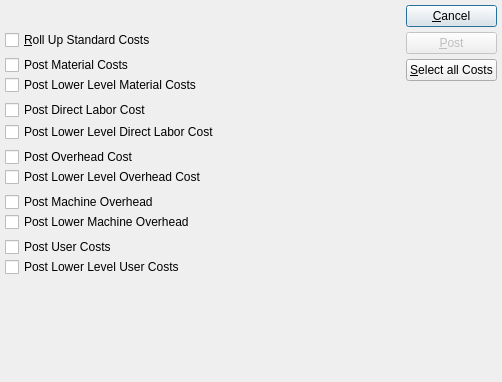
<?xml version="1.0" encoding="UTF-8"?>
<ui version="4.0">
 <comment>This file is part of the xTuple ERP: PostBooks Edition, a free and
open source Enterprise Resource Planning software suite,
Copyright (c) 1999-2019 by OpenMFG LLC, d/b/a xTuple.
It is licensed to you under the Common Public Attribution License
version 1.0, the full text of which (including xTuple-specific Exhibits)
is available at www.xtuple.com/CPAL.  By using this software, you agree
to be bound by its terms.</comment>
 <class>postCostsByItem</class>
 <widget class="QDialog" name="postCostsByItem">
  <property name="geometry">
   <rect>
    <x>0</x>
    <y>0</y>
    <width>502</width>
    <height>382</height>
   </rect>
  </property>
  <property name="windowTitle">
   <string>Post Actual Costs by Item</string>
  </property>
  <layout class="QVBoxLayout">
   <property name="spacing">
    <number>0</number>
   </property>
   <property name="margin">
    <number>5</number>
   </property>
   <item>
    <layout class="QHBoxLayout">
     <property name="spacing">
      <number>7</number>
     </property>
     <item>
      <layout class="QVBoxLayout">
       <property name="spacing">
        <number>5</number>
       </property>
       <item>
        <layout class="QHBoxLayout">
         <property name="spacing">
          <number>0</number>
         </property>
         <item>
          <widget class="ItemCluster" name="_item"/>
         </item>
         <item>
          <spacer>
           <property name="orientation">
            <enum>Qt::Horizontal</enum>
           </property>
           <property name="sizeType">
            <enum>QSizePolicy::Expanding</enum>
           </property>
           <property name="sizeHint" stdset="0">
            <size>
             <width>20</width>
             <height>20</height>
            </size>
           </property>
          </spacer>
         </item>
        </layout>
       </item>
       <item>
        <layout class="QHBoxLayout">
         <property name="spacing">
          <number>0</number>
         </property>
         <item>
          <widget class="QCheckBox" name="_rollUp">
           <property name="text">
            <string>&amp;Roll Up Standard Costs</string>
           </property>
          </widget>
         </item>
         <item>
          <spacer>
           <property name="orientation">
            <enum>Qt::Horizontal</enum>
           </property>
           <property name="sizeType">
            <enum>QSizePolicy::Expanding</enum>
           </property>
           <property name="sizeHint" stdset="0">
            <size>
             <width>20</width>
             <height>20</height>
            </size>
           </property>
          </spacer>
         </item>
        </layout>
       </item>
       <item>
        <layout class="QVBoxLayout">
         <property name="spacing">
          <number>0</number>
         </property>
         <item>
          <layout class="QHBoxLayout">
           <property name="spacing">
            <number>0</number>
           </property>
           <item>
            <widget class="QCheckBox" name="_material">
             <property name="text">
              <string>Post Material Costs</string>
             </property>
            </widget>
           </item>
           <item>
            <spacer>
             <property name="orientation">
              <enum>Qt::Horizontal</enum>
             </property>
             <property name="sizeType">
              <enum>QSizePolicy::Expanding</enum>
             </property>
             <property name="sizeHint" stdset="0">
              <size>
               <width>20</width>
               <height>20</height>
              </size>
             </property>
            </spacer>
           </item>
          </layout>
         </item>
         <item>
          <layout class="QHBoxLayout">
           <property name="spacing">
            <number>0</number>
           </property>
           <item>
            <widget class="QCheckBox" name="_lowerMaterial">
             <property name="text">
              <string>Post Lower Level Material Costs</string>
             </property>
            </widget>
           </item>
           <item>
            <spacer>
             <property name="orientation">
              <enum>Qt::Horizontal</enum>
             </property>
             <property name="sizeType">
              <enum>QSizePolicy::Expanding</enum>
             </property>
             <property name="sizeHint" stdset="0">
              <size>
               <width>20</width>
               <height>20</height>
              </size>
             </property>
            </spacer>
           </item>
          </layout>
         </item>
        </layout>
       </item>
       <item>
        <layout class="QVBoxLayout">
         <property name="spacing">
          <number>2</number>
         </property>
         <item>
          <layout class="QHBoxLayout">
           <property name="spacing">
            <number>0</number>
           </property>
           <item>
            <widget class="QCheckBox" name="_directLabor">
             <property name="text">
              <string>Post Direct Labor Cost</string>
             </property>
            </widget>
           </item>
           <item>
            <spacer>
             <property name="orientation">
              <enum>Qt::Horizontal</enum>
             </property>
             <property name="sizeType">
              <enum>QSizePolicy::Expanding</enum>
             </property>
             <property name="sizeHint" stdset="0">
              <size>
               <width>20</width>
               <height>0</height>
              </size>
             </property>
            </spacer>
           </item>
          </layout>
         </item>
         <item>
          <layout class="QHBoxLayout">
           <property name="spacing">
            <number>0</number>
           </property>
           <item>
            <widget class="QCheckBox" name="_lowerDirectLabor">
             <property name="text">
              <string>Post Lower Level Direct Labor Cost</string>
             </property>
            </widget>
           </item>
           <item>
            <spacer>
             <property name="orientation">
              <enum>Qt::Horizontal</enum>
             </property>
             <property name="sizeType">
              <enum>QSizePolicy::Expanding</enum>
             </property>
             <property name="sizeHint" stdset="0">
              <size>
               <width>20</width>
               <height>0</height>
              </size>
             </property>
            </spacer>
           </item>
          </layout>
         </item>
        </layout>
       </item>
       <item>
        <layout class="QVBoxLayout">
         <property name="spacing">
          <number>0</number>
         </property>
         <item>
          <layout class="QHBoxLayout">
           <property name="spacing">
            <number>0</number>
           </property>
           <item>
            <widget class="QCheckBox" name="_overhead">
             <property name="text">
              <string>Post Overhead Cost</string>
             </property>
            </widget>
           </item>
           <item>
            <spacer>
             <property name="orientation">
              <enum>Qt::Horizontal</enum>
             </property>
             <property name="sizeType">
              <enum>QSizePolicy::Expanding</enum>
             </property>
             <property name="sizeHint" stdset="0">
              <size>
               <width>20</width>
               <height>0</height>
              </size>
             </property>
            </spacer>
           </item>
          </layout>
         </item>
         <item>
          <layout class="QHBoxLayout">
           <property name="spacing">
            <number>0</number>
           </property>
           <item>
            <widget class="QCheckBox" name="_lowerOverhead">
             <property name="text">
              <string>Post Lower Level Overhead Cost</string>
             </property>
            </widget>
           </item>
           <item>
            <spacer>
             <property name="orientation">
              <enum>Qt::Horizontal</enum>
             </property>
             <property name="sizeType">
              <enum>QSizePolicy::Expanding</enum>
             </property>
             <property name="sizeHint" stdset="0">
              <size>
               <width>20</width>
               <height>0</height>
              </size>
             </property>
            </spacer>
           </item>
          </layout>
         </item>
        </layout>
       </item>
       <item>
        <layout class="QVBoxLayout">
         <property name="spacing">
          <number>0</number>
         </property>
         <item>
          <layout class="QHBoxLayout">
           <property name="spacing">
            <number>0</number>
           </property>
           <item>
            <widget class="QCheckBox" name="_machOverhead">
             <property name="text">
              <string>Post Machine Overhead</string>
             </property>
            </widget>
           </item>
           <item>
            <spacer>
             <property name="orientation">
              <enum>Qt::Horizontal</enum>
             </property>
             <property name="sizeType">
              <enum>QSizePolicy::Expanding</enum>
             </property>
             <property name="sizeHint" stdset="0">
              <size>
               <width>20</width>
               <height>0</height>
              </size>
             </property>
            </spacer>
           </item>
          </layout>
         </item>
         <item>
          <layout class="QHBoxLayout">
           <property name="spacing">
            <number>0</number>
           </property>
           <item>
            <widget class="QCheckBox" name="_lowerMachOverhead">
             <property name="text">
              <string>Post Lower Machine Overhead</string>
             </property>
            </widget>
           </item>
           <item>
            <spacer>
             <property name="orientation">
              <enum>Qt::Horizontal</enum>
             </property>
             <property name="sizeType">
              <enum>QSizePolicy::Expanding</enum>
             </property>
             <property name="sizeHint" stdset="0">
              <size>
               <width>20</width>
               <height>0</height>
              </size>
             </property>
            </spacer>
           </item>
          </layout>
         </item>
        </layout>
       </item>
       <item>
        <layout class="QVBoxLayout">
         <property name="spacing">
          <number>0</number>
         </property>
         <item>
          <layout class="QHBoxLayout">
           <property name="spacing">
            <number>0</number>
           </property>
           <item>
            <widget class="QCheckBox" name="_user">
             <property name="text">
              <string>Post User Costs</string>
             </property>
            </widget>
           </item>
           <item>
            <spacer>
             <property name="orientation">
              <enum>Qt::Horizontal</enum>
             </property>
             <property name="sizeType">
              <enum>QSizePolicy::Expanding</enum>
             </property>
             <property name="sizeHint" stdset="0">
              <size>
               <width>20</width>
               <height>20</height>
              </size>
             </property>
            </spacer>
           </item>
          </layout>
         </item>
         <item>
          <layout class="QHBoxLayout">
           <property name="spacing">
            <number>0</number>
           </property>
           <item>
            <widget class="QCheckBox" name="_lowerUser">
             <property name="text">
              <string>Post Lower Level User Costs</string>
             </property>
            </widget>
           </item>
           <item>
            <spacer>
             <property name="orientation">
              <enum>Qt::Horizontal</enum>
             </property>
             <property name="sizeType">
              <enum>QSizePolicy::Expanding</enum>
             </property>
             <property name="sizeHint" stdset="0">
              <size>
               <width>20</width>
               <height>20</height>
              </size>
             </property>
            </spacer>
           </item>
          </layout>
         </item>
        </layout>
       </item>
      </layout>
     </item>
     <item>
      <layout class="QVBoxLayout">
       <property name="spacing">
        <number>0</number>
       </property>
       <item>
        <layout class="QVBoxLayout">
         <property name="spacing">
          <number>5</number>
         </property>
         <item>
          <widget class="QPushButton" name="_close">
           <property name="text">
            <string>&amp;Cancel</string>
           </property>
          </widget>
         </item>
         <item>
          <widget class="QPushButton" name="_post">
           <property name="enabled">
            <bool>false</bool>
           </property>
           <property name="text">
            <string>&amp;Post</string>
           </property>
          </widget>
         </item>
         <item>
          <widget class="QPushButton" name="_selectAll">
           <property name="enabled">
            <bool>true</bool>
           </property>
           <property name="text">
            <string>&amp;Select all Costs</string>
           </property>
          </widget>
         </item>
        </layout>
       </item>
       <item>
        <spacer>
         <property name="orientation">
          <enum>Qt::Vertical</enum>
         </property>
         <property name="sizeType">
          <enum>QSizePolicy::Expanding</enum>
         </property>
         <property name="sizeHint" stdset="0">
          <size>
           <width>20</width>
           <height>20</height>
          </size>
         </property>
        </spacer>
       </item>
      </layout>
     </item>
    </layout>
   </item>
   <item>
    <spacer>
     <property name="orientation">
      <enum>Qt::Vertical</enum>
     </property>
     <property name="sizeType">
      <enum>QSizePolicy::Expanding</enum>
     </property>
     <property name="sizeHint" stdset="0">
      <size>
       <width>20</width>
       <height>20</height>
      </size>
     </property>
    </spacer>
   </item>
  </layout>
 </widget>
 <layoutdefault spacing="6" margin="11"/>
 <customwidgets>
  <customwidget>
   <class>ItemCluster</class>
   <extends>QWidget</extends>
   <header>itemcluster.h</header>
   <container>1</container>
  </customwidget>
 </customwidgets>
 <tabstops>
  <tabstop>_item</tabstop>
  <tabstop>_rollUp</tabstop>
  <tabstop>_material</tabstop>
  <tabstop>_lowerMaterial</tabstop>
  <tabstop>_directLabor</tabstop>
  <tabstop>_lowerDirectLabor</tabstop>
  <tabstop>_overhead</tabstop>
  <tabstop>_lowerOverhead</tabstop>
  <tabstop>_machOverhead</tabstop>
  <tabstop>_lowerMachOverhead</tabstop>
  <tabstop>_user</tabstop>
  <tabstop>_lowerUser</tabstop>
  <tabstop>_post</tabstop>
  <tabstop>_selectAll</tabstop>
  <tabstop>_close</tabstop>
 </tabstops>
 <resources/>
 <connections>
  <connection>
   <sender>_item</sender>
   <signal>valid(bool)</signal>
   <receiver>_post</receiver>
   <slot>setEnabled(bool)</slot>
   <hints>
    <hint type="sourcelabel">
     <x>20</x>
     <y>20</y>
    </hint>
    <hint type="destinationlabel">
     <x>20</x>
     <y>20</y>
    </hint>
   </hints>
  </connection>
  <connection>
   <sender>_close</sender>
   <signal>clicked()</signal>
   <receiver>postCostsByItem</receiver>
   <slot>reject()</slot>
   <hints>
    <hint type="sourcelabel">
     <x>20</x>
     <y>20</y>
    </hint>
    <hint type="destinationlabel">
     <x>20</x>
     <y>20</y>
    </hint>
   </hints>
  </connection>
 </connections>
</ui>
